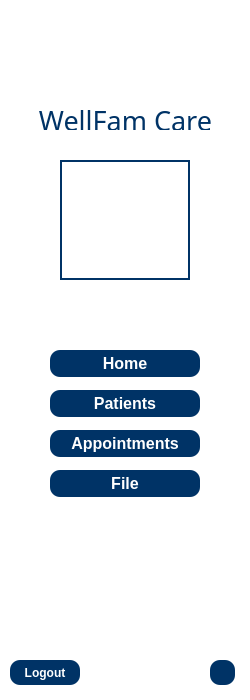
  <widget class="QWidget" name="widgetMainL" native="true">
   <property name="geometry">
    <rect>
     <x>1</x>
     <y>1</y>
     <width>250</width>
     <height>700</height>
    </rect>
   </property>
   <property name="maximumSize">
    <size>
     <width>250</width>
     <height>700</height>
    </size>
   </property>
   <property name="styleSheet">
    <string notr="true">background-color: white;</string>
   </property>
   <widget class="QLabel" name="labelLogo0">
    <property name="geometry">
     <rect>
      <x>30</x>
      <y>30</y>
      <width>191</width>
      <height>61</height>
     </rect>
    </property>
    <property name="text">
     <string/>
    </property>
    <property name="pixmap">
     <pixmap>../../wfpics/logo0.png</pixmap>
    </property>
    <property name="scaledContents">
     <bool>true</bool>
    </property>
   </widget>
   <widget class="QLabel" name="appName">
    <property name="geometry">
     <rect>
      <x>30</x>
      <y>110</y>
      <width>191</width>
      <height>20</height>
     </rect>
    </property>
    <property name="font">
     <font>
      <family>Cooper Black</family>
      <pointsize>20</pointsize>
      <weight>50</weight>
      <italic>false</italic>
      <bold>false</bold>
     </font>
    </property>
    <property name="styleSheet">
     <string notr="true">color: rgb(0, 51, 102);</string>
    </property>
    <property name="text">
     <string>WellFam Care</string>
    </property>
    <property name="alignment">
     <set>Qt::AlignCenter</set>
    </property>
   </widget>
   <widget class="QLabel" name="userPic">
    <property name="geometry">
     <rect>
      <x>60</x>
      <y>160</y>
      <width>130</width>
      <height>120</height>
     </rect>
    </property>
    <property name="styleSheet">
     <string notr="true">border: 2px solid  rgb(0, 51, 102);</string>
    </property>
    <property name="text">
     <string/>
    </property>
    <property name="scaledContents">
     <bool>true</bool>
    </property>
   </widget>
   <widget class="QLabel" name="midwifeUName">
    <property name="geometry">
     <rect>
      <x>50</x>
      <y>290</y>
      <width>150</width>
      <height>25</height>
     </rect>
    </property>
    <property name="font">
     <font>
      <family>Arial Black</family>
      <pointsize>14</pointsize>
      <weight>75</weight>
      <bold>true</bold>
      <underline>true</underline>
     </font>
    </property>
    <property name="styleSheet">
     <string notr="true">color: rgb(246, 235, 97);</string>
    </property>
    <property name="text">
     <string/>
    </property>
    <property name="alignment">
     <set>Qt::AlignCenter</set>
    </property>
   </widget>
   <widget class="QPushButton" name="MidwifepushBtnHome">
    <property name="geometry">
     <rect>
      <x>50</x>
      <y>350</y>
      <width>150</width>
      <height>27</height>
     </rect>
    </property>
    <property name="font">
     <font>
      <family>Arial</family>
      <pointsize>12</pointsize>
      <weight>75</weight>
      <italic>false</italic>
      <bold>true</bold>
     </font>
    </property>
    <property name="styleSheet">
     <string notr="true">QPushButton[active=&quot;true&quot;] {
	background-color: rgb(246, 235, 97);
	color:  rgb(0, 51, 102);
}

QPushButton {
	background-color: rgb(0, 51, 102);
	color: white;
	border-radius: 10px;
}

QPushButton:hover {
	background-color: #2980b9;
}
</string>
    </property>
    <property name="text">
     <string>Home</string>
    </property>
   </widget>
   <widget class="QPushButton" name="pushBtnPatient">
    <property name="geometry">
     <rect>
      <x>50</x>
      <y>390</y>
      <width>150</width>
      <height>27</height>
     </rect>
    </property>
    <property name="font">
     <font>
      <family>Arial</family>
      <pointsize>12</pointsize>
      <weight>75</weight>
      <italic>false</italic>
      <bold>true</bold>
     </font>
    </property>
    <property name="styleSheet">
     <string notr="true">QPushButton[active=&quot;true&quot;] {
	background-color: rgb(246, 235, 97);
	color:  rgb(0, 51, 102);
}

QPushButton {
	background-color: rgb(0, 51, 102);
	color: white;
	border-radius: 10px;
}

QPushButton:hover {
	background-color: #2980b9;
}
</string>
    </property>
    <property name="text">
     <string>Patients</string>
    </property>
   </widget>
   <widget class="QPushButton" name="pushBtnAppointments">
    <property name="geometry">
     <rect>
      <x>50</x>
      <y>430</y>
      <width>150</width>
      <height>27</height>
     </rect>
    </property>
    <property name="font">
     <font>
      <family>Arial</family>
      <pointsize>12</pointsize>
      <weight>75</weight>
      <italic>false</italic>
      <bold>true</bold>
     </font>
    </property>
    <property name="styleSheet">
     <string notr="true">QPushButton[active=&quot;true&quot;] {
	background-color: rgb(246, 235, 97);
	color:  rgb(0, 51, 102);
}

QPushButton {
	background-color: rgb(0, 51, 102);
	color: white;
	border-radius: 10px;
}

QPushButton:hover {
	background-color: #2980b9;
}
</string>
    </property>
    <property name="text">
     <string>Appointments</string>
    </property>
   </widget>
   <widget class="QPushButton" name="pushBtnSettings">
    <property name="geometry">
     <rect>
      <x>210</x>
      <y>660</y>
      <width>25</width>
      <height>25</height>
     </rect>
    </property>
    <property name="styleSheet">
     <string notr="true">background-color: rgb(0, 51, 102);
color: white;
border-radius: 10px;</string>
    </property>
    <property name="text">
     <string/>
    </property>
    <property name="icon">
     <iconset>
      <normaloff>../../wfpics/settinglogo.png</normaloff>../../wfpics/settinglogo.png</iconset>
    </property>
   </widget>
   <widget class="QPushButton" name="pushBtnLogout">
    <property name="geometry">
     <rect>
      <x>10</x>
      <y>660</y>
      <width>70</width>
      <height>25</height>
     </rect>
    </property>
    <property name="font">
     <font>
      <family>Arial</family>
      <pointsize>9</pointsize>
      <weight>75</weight>
      <bold>true</bold>
     </font>
    </property>
    <property name="styleSheet">
     <string notr="true">background-color: rgb(0, 51, 102);
color: white;
border-radius: 10px;</string>
    </property>
    <property name="text">
     <string>Logout</string>
    </property>
    <property name="icon">
     <iconset>
      <normaloff>../../wfpics/logoutlogo.png</normaloff>../../wfpics/logoutlogo.png</iconset>
    </property>
   </widget>
   <widget class="QPushButton" name="pushBtnFiles">
    <property name="geometry">
     <rect>
      <x>50</x>
      <y>470</y>
      <width>150</width>
      <height>27</height>
     </rect>
    </property>
    <property name="font">
     <font>
      <family>Arial</family>
      <pointsize>12</pointsize>
      <weight>75</weight>
      <italic>false</italic>
      <bold>true</bold>
     </font>
    </property>
    <property name="styleSheet">
     <string notr="true">QPushButton[active=&quot;true&quot;] {
	background-color: rgb(246, 235, 97);
	color:  rgb(0, 51, 102);
}

QPushButton {
	background-color: rgb(0, 51, 102);
	color: white;
	border-radius: 10px;
}

QPushButton:hover {
	background-color: #2980b9;
}
</string>
    </property>
    <property name="text">
     <string>File</string>
    </property>
   </widget>
  </widget>
